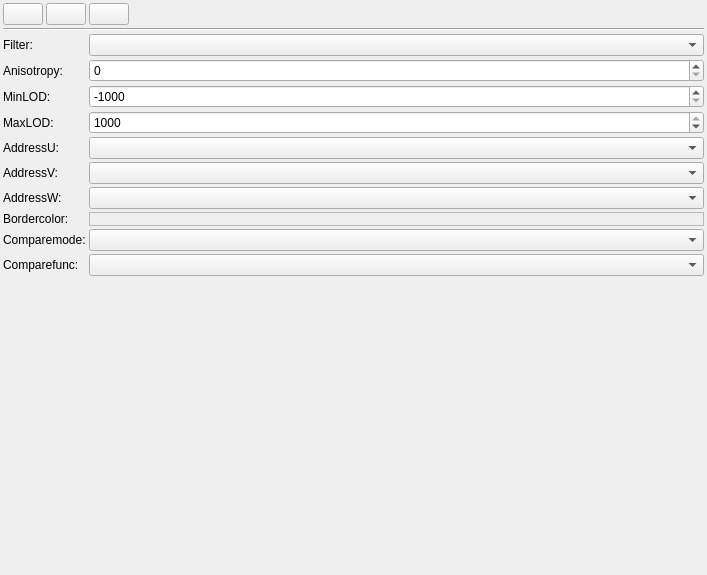
<?xml version="1.0" encoding="UTF-8"?>
<ui version="4.0">
 <class>SamplerEditorWidget</class>
 <widget class="QWidget" name="SamplerEditorWidget">
  <property name="geometry">
   <rect>
    <x>0</x>
    <y>0</y>
    <width>707</width>
    <height>575</height>
   </rect>
  </property>
  <property name="windowTitle">
   <string>Form</string>
  </property>
  <layout class="QGridLayout" name="gridLayout">
   <property name="leftMargin">
    <number>3</number>
   </property>
   <property name="topMargin">
    <number>3</number>
   </property>
   <property name="rightMargin">
    <number>3</number>
   </property>
   <property name="bottomMargin">
    <number>3</number>
   </property>
   <property name="spacing">
    <number>3</number>
   </property>
   <item row="0" column="0" colspan="2">
    <layout class="QHBoxLayout" name="horizontalLayout">
     <property name="spacing">
      <number>3</number>
     </property>
     <item>
      <widget class="QPushButton" name="pbApply">
       <property name="enabled">
        <bool>true</bool>
       </property>
       <property name="text">
        <string/>
       </property>
       <property name="icon">
        <iconset resource="../resources.qrc">
         <normaloff>:/icons/resources/apply32.png</normaloff>:/icons/resources/apply32.png</iconset>
       </property>
       <property name="iconSize">
        <size>
         <width>32</width>
         <height>32</height>
        </size>
       </property>
       <property name="flat">
        <bool>false</bool>
       </property>
      </widget>
     </item>
     <item>
      <widget class="QPushButton" name="pbSave">
       <property name="text">
        <string/>
       </property>
       <property name="icon">
        <iconset resource="../resources.qrc">
         <normaloff>:/icons/resources/save32.png</normaloff>:/icons/resources/save32.png</iconset>
       </property>
       <property name="iconSize">
        <size>
         <width>32</width>
         <height>32</height>
        </size>
       </property>
       <property name="flat">
        <bool>false</bool>
       </property>
      </widget>
     </item>
     <item>
      <widget class="QPushButton" name="pbReset">
       <property name="text">
        <string/>
       </property>
       <property name="icon">
        <iconset resource="../resources.qrc">
         <normaloff>:/icons/resources/revert32.png</normaloff>:/icons/resources/revert32.png</iconset>
       </property>
       <property name="iconSize">
        <size>
         <width>32</width>
         <height>32</height>
        </size>
       </property>
       <property name="flat">
        <bool>false</bool>
       </property>
      </widget>
     </item>
     <item>
      <spacer name="horizontalSpacer">
       <property name="orientation">
        <enum>Qt::Horizontal</enum>
       </property>
       <property name="sizeHint" stdset="0">
        <size>
         <width>40</width>
         <height>20</height>
        </size>
       </property>
      </spacer>
     </item>
    </layout>
   </item>
   <item row="2" column="0">
    <widget class="QLabel" name="label">
     <property name="sizePolicy">
      <sizepolicy hsizetype="Maximum" vsizetype="Preferred">
       <horstretch>0</horstretch>
       <verstretch>0</verstretch>
      </sizepolicy>
     </property>
     <property name="text">
      <string>Filter:</string>
     </property>
    </widget>
   </item>
   <item row="2" column="1">
    <widget class="QComboBox" name="cbFilter"/>
   </item>
   <item row="3" column="0">
    <widget class="QLabel" name="label_2">
     <property name="text">
      <string>Anisotropy:</string>
     </property>
    </widget>
   </item>
   <item row="3" column="1">
    <widget class="QSpinBox" name="sbAnisotropy">
     <property name="maximum">
      <number>16</number>
     </property>
    </widget>
   </item>
   <item row="4" column="0">
    <widget class="QLabel" name="label_3">
     <property name="text">
      <string>MinLOD:</string>
     </property>
    </widget>
   </item>
   <item row="4" column="1">
    <widget class="QSpinBox" name="sbMinLOD">
     <property name="minimum">
      <number>-1000</number>
     </property>
     <property name="maximum">
      <number>1000</number>
     </property>
     <property name="value">
      <number>-1000</number>
     </property>
    </widget>
   </item>
   <item row="5" column="0">
    <widget class="QLabel" name="label_4">
     <property name="text">
      <string>MaxLOD:</string>
     </property>
    </widget>
   </item>
   <item row="5" column="1">
    <widget class="QSpinBox" name="sbMaxLOD">
     <property name="minimum">
      <number>-1000</number>
     </property>
     <property name="maximum">
      <number>1000</number>
     </property>
     <property name="value">
      <number>1000</number>
     </property>
    </widget>
   </item>
   <item row="6" column="0">
    <widget class="QLabel" name="label_5">
     <property name="text">
      <string>AddressU:</string>
     </property>
    </widget>
   </item>
   <item row="6" column="1">
    <widget class="QComboBox" name="cbAddressU"/>
   </item>
   <item row="7" column="0">
    <widget class="QLabel" name="label_6">
     <property name="text">
      <string>AddressV:</string>
     </property>
    </widget>
   </item>
   <item row="7" column="1">
    <widget class="QComboBox" name="cbAddressV"/>
   </item>
   <item row="8" column="0">
    <widget class="QLabel" name="label_7">
     <property name="text">
      <string>AddressW:</string>
     </property>
    </widget>
   </item>
   <item row="8" column="1">
    <widget class="QComboBox" name="cbAddressW"/>
   </item>
   <item row="9" column="0">
    <widget class="QLabel" name="label_8">
     <property name="text">
      <string>Bordercolor:</string>
     </property>
    </widget>
   </item>
   <item row="10" column="0">
    <widget class="QLabel" name="label_9">
     <property name="text">
      <string>Comparemode:</string>
     </property>
    </widget>
   </item>
   <item row="10" column="1">
    <widget class="QComboBox" name="cbCompareMode"/>
   </item>
   <item row="11" column="0">
    <widget class="QLabel" name="label_10">
     <property name="text">
      <string>Comparefunc:</string>
     </property>
    </widget>
   </item>
   <item row="11" column="1">
    <widget class="QComboBox" name="cbCompareFunc"/>
   </item>
   <item row="12" column="1">
    <spacer name="verticalSpacer">
     <property name="orientation">
      <enum>Qt::Vertical</enum>
     </property>
     <property name="sizeHint" stdset="0">
      <size>
       <width>20</width>
       <height>266</height>
      </size>
     </property>
    </spacer>
   </item>
   <item row="9" column="1">
    <widget class="QFrame" name="fBorderColor">
     <property name="frameShape">
      <enum>QFrame::StyledPanel</enum>
     </property>
     <property name="frameShadow">
      <enum>QFrame::Sunken</enum>
     </property>
    </widget>
   </item>
   <item row="1" column="0" colspan="2">
    <widget class="Line" name="line">
     <property name="orientation">
      <enum>Qt::Horizontal</enum>
     </property>
    </widget>
   </item>
  </layout>
 </widget>
 <resources>
  <include location="../resources.qrc"/>
 </resources>
 <connections/>
</ui>
